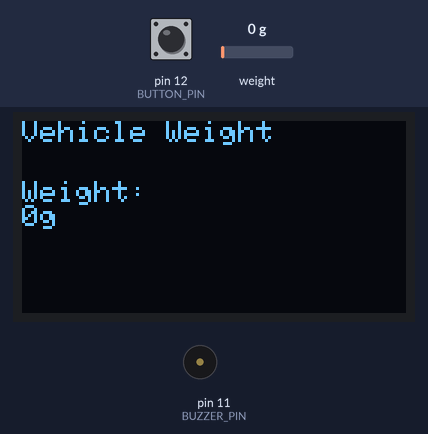
Simulated run of this sketch. Board: Arduino Uno, built with avr-gcc and run on an emulated ATmega328P. Shown: 128×64 one-colour display, buzzer (waves = sounding, pin HIGH). Inputs (shaded band) come from the test bench; at power-on: pin 12 (BUTTON_PIN) HIGH, weight on the scale 0 g.

Above: at 1.2 s.
1.3 s: pin 12 (BUTTON_PIN) pulled LOW for 3.2 s
At 3.1 s:
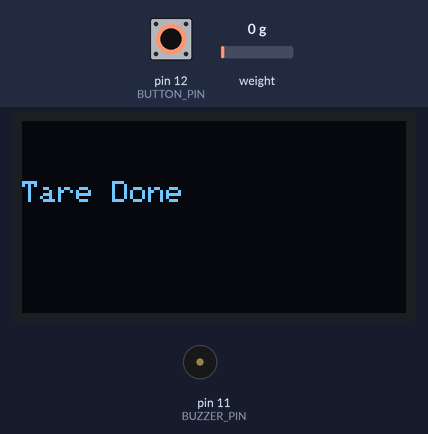
7.2 s: weight on the scale set to 10 g
At 8.3 s:
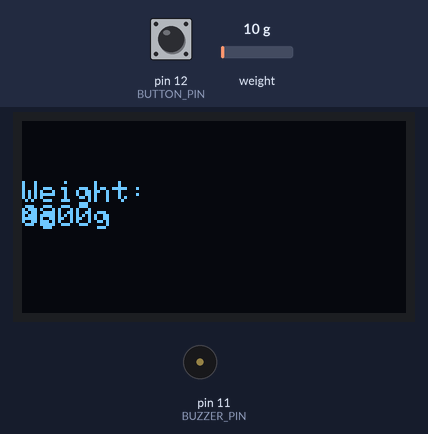
8.8 s: weight on the scale set to 14 g
At 9.3 s:
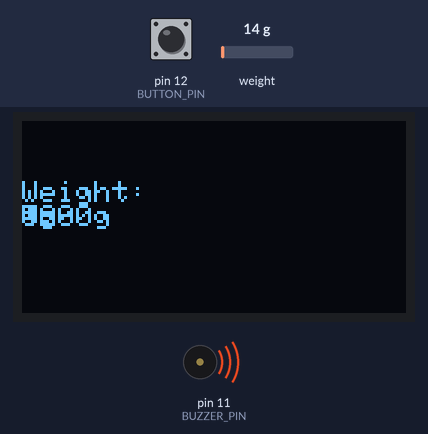
11.9 s: pin 12 (BUTTON_PIN) pulled LOW for 0.65 s
At 15.4 s:
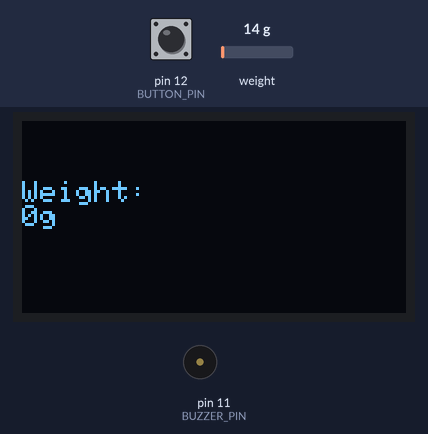
15.7 s: weight on the scale set to 24 g
At 16.5 s:
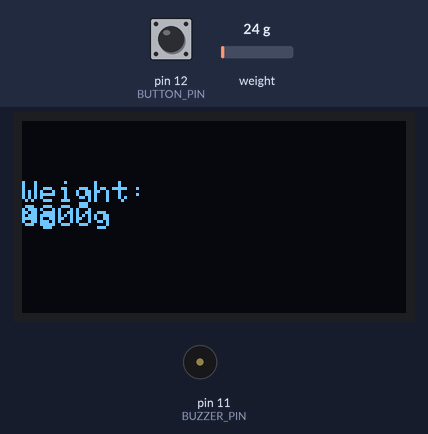
17.6 s: weight on the scale set to 29 g
At 18.1 s:
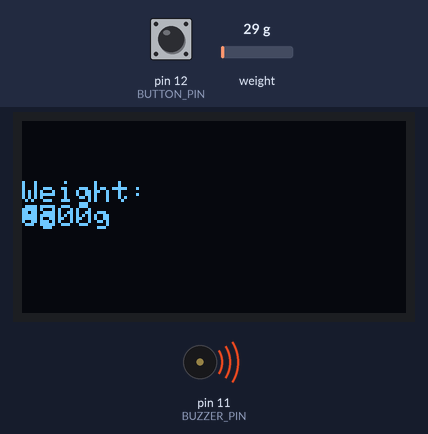
Timing chart, 0 to 20.2 s (numbered marks = the images above; inputs shaded):
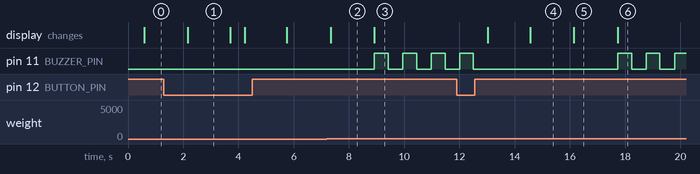

Measured:
- the behaviour switches between 11 and 12 g on weight on the scale (found by bisection; images 2 and 3)
- the behaviour switches between 25 and 26 g on weight on the scale (found by bisection; images 5 and 6)
- after the input at 1.3 s, the display: changes after 0.87 s (image 1)
- after the input at 7.2 s, the display: changes after 0.14 s (image 2)
- after the input at 8.8 s, pin 11 (BUZZER_PIN): alternates HIGH for 0.50 s and LOW for 0.53 s, starting after 0.12 s; the display: changes after 0.12 s (image 3)
- after the input at 11.9 s, pin 11 (BUZZER_PIN): goes on until 12.5 s, then stays LOW; the display: first changes after 1.1 s (image 4 shows a later state)
- after the input at 15.7 s, the display: changes after 0.44 s (image 5)
- after the input at 17.6 s, pin 11 (BUZZER_PIN): alternates HIGH for 0.50 s and LOW for 0.53 s, starting after 0.13 s; the display: changes after 0.13 s (image 6)

The sketch:

Test1.1CodeOfArduino.ino
```cpp
#include <Wire.h>
#include <Adafruit_GFX.h>
#include <Adafruit_SSD1306.h>
#include <HX711.h>

#define OLED_RESET 4
#define SCREEN_WIDTH 128
#define SCREEN_HEIGHT 64
#define BUTTON_PIN 12
#define BUZZER_PIN 11
#define THRESHOLD 5000 // adjust this value to set the maximum weight in grams

Adafruit_SSD1306 display(SCREEN_WIDTH, SCREEN_HEIGHT, &Wire);
HX711 scale;

void setup() {
  display.begin(SSD1306_SWITCHCAPVCC, 0x3C);
  display.clearDisplay();
  display.setTextSize(1);
  display.setTextColor(WHITE);
  display.setCursor(0,0);
  display.println("Vehicle Weight");
  display.display();
  scale.begin(3, 2);
  pinMode(BUTTON_PIN, INPUT_PULLUP);
  pinMode(BUZZER_PIN, OUTPUT);
  Serial.begin(9600); // initialize serial communication for debugging
}

void loop() {
  float weight = getWeight();
  display.setCursor(0, 20);
  display.println("Weight: ");
  display.print(weight, 0);
  display.println("g    ");
  display.display();
  if (weight > THRESHOLD) {
    digitalWrite(BUZZER_PIN, HIGH);
    delay(500);
    digitalWrite(BUZZER_PIN, LOW);
  }
  if (digitalRead(BUTTON_PIN) == LOW) {
    tare();
  }
}

float getWeight() {
  float weight = scale.get_units(5); // read the weight in grams
  if (isnan(weight)) {
    return 0;
  }
  return weight;
}

void tare() {
  scale.tare(5); // set the current weight as zero
  display.clearDisplay();
  display.setCursor(0, 20);
  display.println("Tare Done");
  display.display();
  delay(1000);
  display.clearDisplay();
}
```
